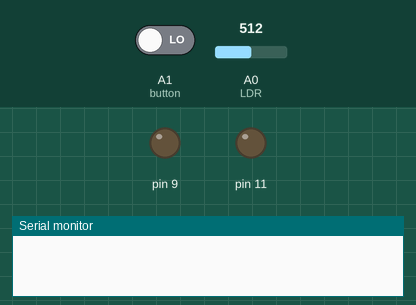
This sketch was run on a simulated Arduino Uno, built with avr-gcc and run on an emulated ATmega328P. On the bench: output pins drawn as LEDs (lit = HIGH), the last lines printed to the serial monitor. The inputs (shaded band) are chosen by the test bench; at power-on: A0 (LDR) = 512, A1 (button) LOW.

Above: at 1.2 s.
1.3 s: A0 (LDR) set to 589
2.8 s: A0 (LDR) set to 618
At 7.2 s:
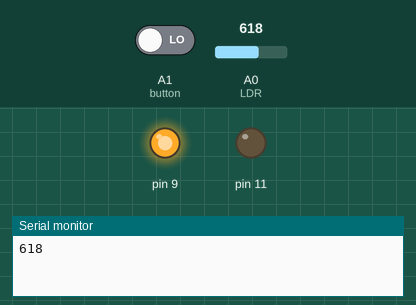
Timing chart, 0 to 11.8 s (numbered marks = the images above; inputs shaded):
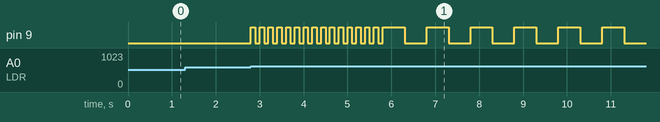

Measured:
- the behaviour switches between 600 and 601 on A0 (LDR) (found by bisection; images 0 and 1)
- after the input at 1.3 s, every drawn part: stays the same
- after the input at 2.8 s, pin 9: goes 15 × (HIGH 0.10 s, LOW 0.10 s), 5 × (HIGH 0.50 s, LOW 0.50 s), HIGH 0.50 s, then LOW, starting at once

The sketch:

lightUpWithLDR.ino
```cpp
/*
  Hanaan Shafi
  Assignment Due June 17

*/

// the setup routine runs once when you press reset:
void setup() {
  // initialize serial communication at 9600 bits per second:
  Serial.begin(9600);
  //set up the input and output pinmodes
  pinMode(11, OUTPUT);
  pinMode(9, OUTPUT);
  pinMode(A1, INPUT);
}

// the loop routine runs over and over again forever:
void loop() {
  int sensorValue = analogRead(A0); //reads the LDR
  int pushButton = digitalRead(A1); //reads the button

  if (sensorValue < 670 && sensorValue > 600 && pushButton==LOW) { //if the light falls within this range:
    for (int i = 0; i < 15; i++) { //do this 14 times:
      //blink the LED connected to 9
      digitalWrite(9, HIGH);
      delay(100);
      digitalWrite(9, LOW);
      delay(100);
    }
    digitalWrite(9, LOW); //finally, turn it off
  }

  //repeat the same with a different light range and blink rate
  if (sensorValue < 630 && sensorValue > 600 && pushButton==LOW) {
    for (int i = 0; i < 15; i++) {
      digitalWrite(9, HIGH);
      delay(500);
      digitalWrite(9, LOW);
      delay(500);

      Serial.println(sensorValue);
      delay(1);
    }
    digitalWrite(9, LOW);
  }

  // now, if the button is turned on, then turn on the other LED
  if (pushButton == HIGH) {
    digitalWrite(9, LOW);
    digitalWrite(11, HIGH);
  }


}
```
